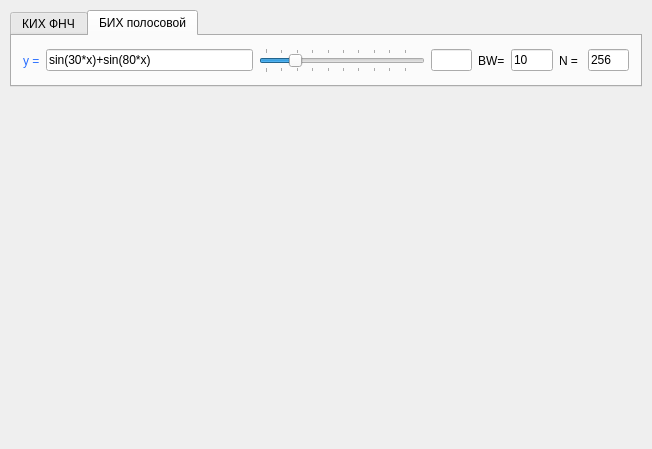
<?xml version="1.0" encoding="UTF-8"?>
<ui version="4.0">
 <class>MainWindow</class>
 <widget class="QMainWindow" name="MainWindow">
  <property name="geometry">
   <rect>
    <x>0</x>
    <y>0</y>
    <width>652</width>
    <height>449</height>
   </rect>
  </property>
  <property name="windowTitle">
   <string>Fourier Transform</string>
  </property>
  <widget class="QWidget" name="centralWidget">
   <layout class="QVBoxLayout" name="verticalLayout_2" stretch="0,50">
    <property name="leftMargin">
     <number>10</number>
    </property>
    <property name="topMargin">
     <number>10</number>
    </property>
    <property name="rightMargin">
     <number>10</number>
    </property>
    <property name="bottomMargin">
     <number>10</number>
    </property>
    <item>
     <widget class="QTabWidget" name="tabWidget">
      <property name="currentIndex">
       <number>1</number>
      </property>
      <widget class="QWidget" name="tabFIR">
       <attribute name="title">
        <string>КИХ ФНЧ</string>
       </attribute>
       <layout class="QVBoxLayout" name="verticalLayout">
        <property name="leftMargin">
         <number>0</number>
        </property>
        <property name="topMargin">
         <number>0</number>
        </property>
        <property name="rightMargin">
         <number>0</number>
        </property>
        <property name="bottomMargin">
         <number>0</number>
        </property>
        <item>
         <widget class="QWidget" name="widget" native="true">
          <layout class="QHBoxLayout" name="horizontalLayout" stretch="0,15,12,3,0,0,3,0">
           <item>
            <widget class="QLabel" name="label">
             <property name="styleSheet">
              <string notr="true">color: rgb(40, 110, 255);</string>
             </property>
             <property name="text">
              <string>y =</string>
             </property>
            </widget>
           </item>
           <item>
            <widget class="QLineEdit" name="equationText">
             <property name="text">
              <string>sin(3*x)+cos(10*x)+sin(30*x)+sin(x*R1)+cos(x*R2)+sin(x*R3)</string>
             </property>
            </widget>
           </item>
           <item>
            <widget class="QSlider" name="horizontalSlider">
             <property name="sizePolicy">
              <sizepolicy hsizetype="Expanding" vsizetype="Fixed">
               <horstretch>0</horstretch>
               <verstretch>0</verstretch>
              </sizepolicy>
             </property>
             <property name="minimum">
              <number>1</number>
             </property>
             <property name="value">
              <number>20</number>
             </property>
             <property name="orientation">
              <enum>Qt::Horizontal</enum>
             </property>
             <property name="tickPosition">
              <enum>QSlider::TicksBothSides</enum>
             </property>
            </widget>
           </item>
           <item>
            <widget class="QLineEdit" name="frequencyText">
             <property name="inputMethodHints">
              <set>Qt::ImhDigitsOnly</set>
             </property>
            </widget>
           </item>
           <item>
            <spacer name="horizontalSpacer">
             <property name="orientation">
              <enum>Qt::Horizontal</enum>
             </property>
             <property name="sizeHint" stdset="0">
              <size>
               <width>20</width>
               <height>20</height>
              </size>
             </property>
            </spacer>
           </item>
           <item>
            <widget class="QLabel" name="label_2">
             <property name="text">
              <string>N = </string>
             </property>
            </widget>
           </item>
           <item>
            <widget class="QLineEdit" name="sampleSizeText">
             <property name="inputMethodHints">
              <set>Qt::ImhDigitsOnly</set>
             </property>
             <property name="text">
              <string>256</string>
             </property>
            </widget>
           </item>
           <item>
            <widget class="QCheckBox" name="checkBox">
             <property name="text">
              <string>Hamming</string>
             </property>
             <property name="checked">
              <bool>true</bool>
             </property>
            </widget>
           </item>
          </layout>
         </widget>
        </item>
       </layout>
      </widget>
      <widget class="QWidget" name="tabIIR">
       <attribute name="title">
        <string>БИХ полосовой</string>
       </attribute>
       <layout class="QVBoxLayout" name="verticalLayout_3">
        <property name="leftMargin">
         <number>0</number>
        </property>
        <property name="topMargin">
         <number>0</number>
        </property>
        <property name="rightMargin">
         <number>0</number>
        </property>
        <property name="bottomMargin">
         <number>0</number>
        </property>
        <item>
         <widget class="QWidget" name="widget_3" native="true">
          <layout class="QHBoxLayout" name="horizontalLayout_2" stretch="0,15,12,3,0,3,0,3">
           <item>
            <widget class="QLabel" name="label_3">
             <property name="styleSheet">
              <string notr="true">color: rgb(40, 110, 255);</string>
             </property>
             <property name="text">
              <string>y =</string>
             </property>
            </widget>
           </item>
           <item>
            <widget class="QLineEdit" name="equationText_2">
             <property name="text">
              <string>sin(30*x)+sin(80*x)</string>
             </property>
             <property name="dragEnabled">
              <bool>false</bool>
             </property>
            </widget>
           </item>
           <item>
            <widget class="QSlider" name="horizontalSlider_2">
             <property name="sizePolicy">
              <sizepolicy hsizetype="Expanding" vsizetype="Fixed">
               <horstretch>0</horstretch>
               <verstretch>0</verstretch>
              </sizepolicy>
             </property>
             <property name="minimum">
              <number>1</number>
             </property>
             <property name="value">
              <number>20</number>
             </property>
             <property name="orientation">
              <enum>Qt::Horizontal</enum>
             </property>
             <property name="tickPosition">
              <enum>QSlider::TicksBothSides</enum>
             </property>
            </widget>
           </item>
           <item>
            <widget class="QLineEdit" name="frequencyText_2">
             <property name="inputMethodHints">
              <set>Qt::ImhDigitsOnly</set>
             </property>
            </widget>
           </item>
           <item>
            <widget class="QLabel" name="label_5">
             <property name="text">
              <string>BW=</string>
             </property>
            </widget>
           </item>
           <item>
            <widget class="QLineEdit" name="bwLineEdit">
             <property name="inputMethodHints">
              <set>Qt::ImhDigitsOnly</set>
             </property>
             <property name="text">
              <string>10</string>
             </property>
            </widget>
           </item>
           <item>
            <widget class="QLabel" name="label_4">
             <property name="text">
              <string>N = </string>
             </property>
            </widget>
           </item>
           <item>
            <widget class="QLineEdit" name="sampleSizeText_2">
             <property name="inputMethodHints">
              <set>Qt::ImhDigitsOnly</set>
             </property>
             <property name="text">
              <string>256</string>
             </property>
            </widget>
           </item>
          </layout>
         </widget>
        </item>
       </layout>
      </widget>
     </widget>
    </item>
    <item>
     <widget class="QWidget" name="widget_2" native="true">
      <layout class="QGridLayout" name="gridLayout_2">
       <property name="leftMargin">
        <number>0</number>
       </property>
       <property name="topMargin">
        <number>0</number>
       </property>
       <property name="rightMargin">
        <number>0</number>
       </property>
       <property name="bottomMargin">
        <number>0</number>
       </property>
       <item row="1" column="0">
        <widget class="QCustomPlot" name="frequencyGraph" native="true"/>
       </item>
       <item row="0" column="0">
        <widget class="QCustomPlot" name="sourceGraph" native="true"/>
       </item>
       <item row="0" column="1">
        <widget class="QCustomPlot" name="FIRGraph" native="true"/>
       </item>
       <item row="1" column="1">
        <widget class="QCustomPlot" name="impulseGraph" native="true"/>
       </item>
      </layout>
     </widget>
    </item>
   </layout>
  </widget>
 </widget>
 <layoutdefault spacing="6" margin="11"/>
 <customwidgets>
  <customwidget>
   <class>QCustomPlot</class>
   <extends>QWidget</extends>
   <header>qcustomplot.h</header>
   <container>1</container>
  </customwidget>
 </customwidgets>
 <resources/>
 <connections/>
</ui>
